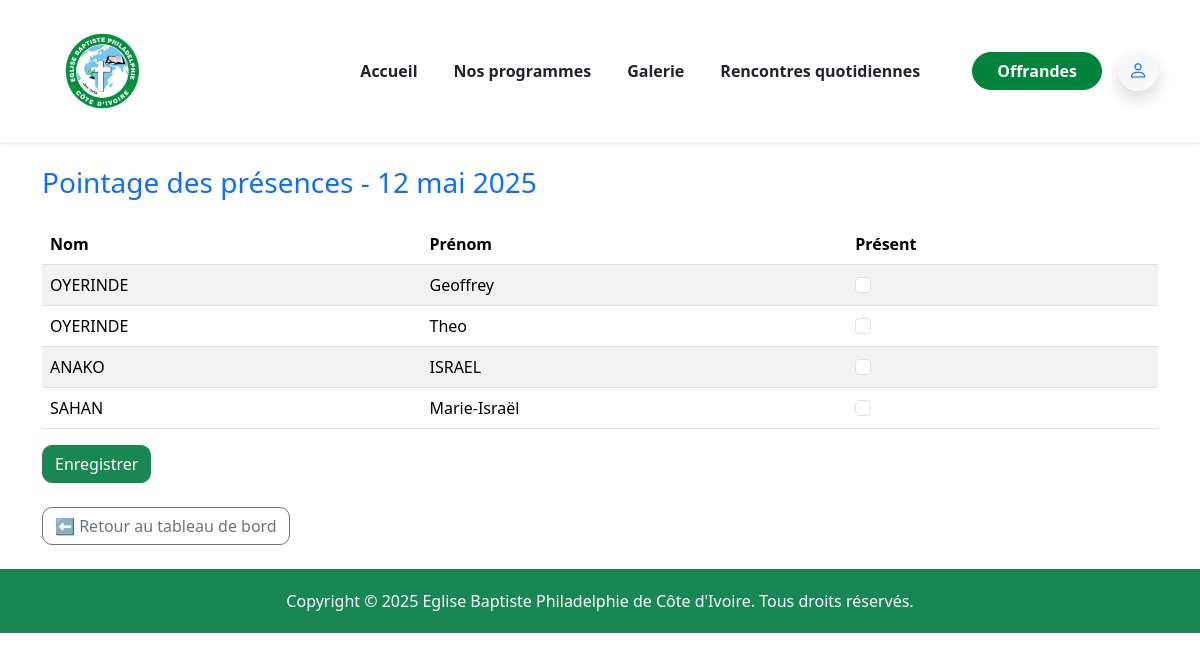
The page /gestion/presence/ (signed in) on the database its author committed.
### gestion/models.py (models this page shows, shortened)
class Membre(models.Model):
    nom = models.CharField(max_length=100)
    prenom = models.CharField(max_length=100)
    age = models.IntegerField()
    telephone = models.CharField(max_length=20)
    classe = models.ForeignKey(Classe, on_delete=models.CASCADE)

### gestion/views.py (the view, shortened to what this page needs)
# urls.py: path('presence/', views.pointer_presence, name='pointer_presence'),
@login_required
def pointer_presence(request):
    classes_moniteur = Classe.objects.filter(moniteur=request.user)
    membres = Membre.objects.filter(classe__in=classes_moniteur)
    today = now().date()
    return render(request, 'gestion/pointer_presence.html', {'membres': membres, 'date': today})

### templates/gestion/pointer_presence.html (shortened to what this page needs)
{% extends 'vitrine/base.html' %}
{% block content %}
<div class="container py-4">
    <h3 class="mb-4 text-primary">Pointage des présences - {{ date }}</h3>
    <form method="post">
        <table class="table table-striped">
            <thead>
                <tr>
                    <th>Nom</th>
                    <th>Prénom</th>
                    <th>Présent</th>
                </tr>
            </thead>
            <tbody>
                {% for membre in membres %}
                <tr>
                    <td>{{ membre.nom }}</td>
                    <td>{{ membre.prenom }}</td>
                    <td>
                        <input type="checkbox" name="present_{{ membre.id }}" class="form-check-input">
                    </td>
                </tr>
                {% endfor %}
            </tbody>
        </table>
        <button type="submit" class="btn btn-success">Enregistrer</button>
    </form>
<a href="{% url 'dashboard_moniteur' %}" class="btn btn-outline-secondary mt-4">
    ⬅️ Retour au tableau de bord
</a>
</div>
{% endblock %}

### static/css/style.css (style rules this page uses)
html { scroll-behavior: smooth; }
.form-control, .btn { border-radius: 10px; }

### rows shown on the page
Membre: nom "OYERINDE", prenom "Geoffrey"
Membre: nom "OYERINDE", prenom "Theo"
Membre: nom "ANAKO", prenom "ISRAEL"
Membre: nom "SAHAN", prenom "Marie-Israël"
